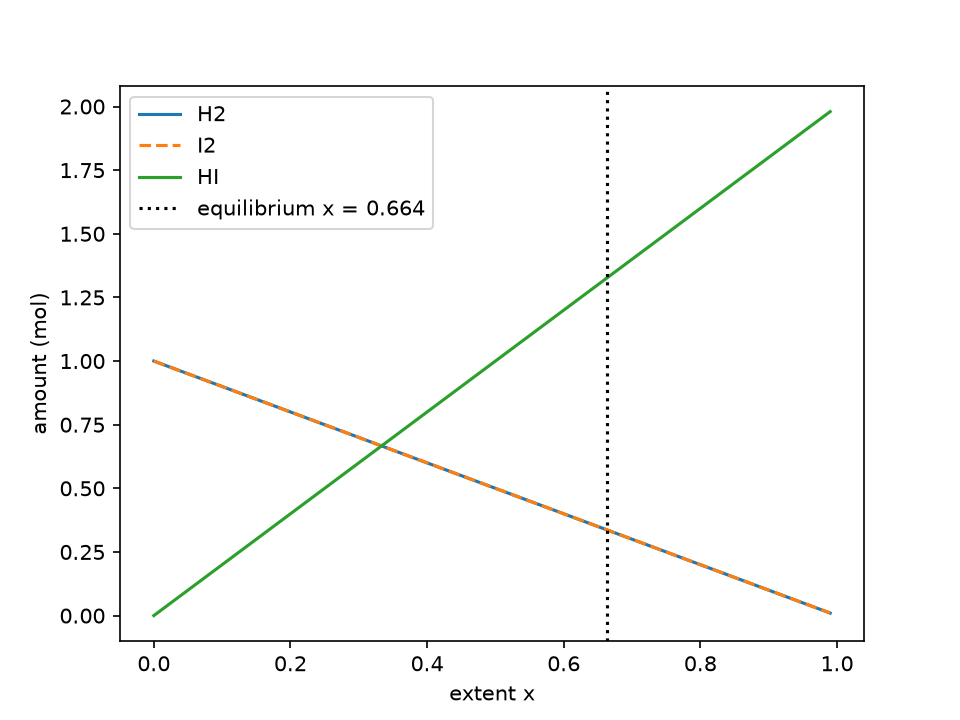

This figure's Python source:
"""
PW2 Lab B Part 4 -- chemical equilibrium via the equilibrium constant K.

Reaction  H2 + I2 <=> 2 HI, starting from 1 mol H2 and 1 mol I2.
As the reaction proceeds by an extent x:  H2 = 1-x,  I2 = 1-x,  HI = 2x.
At equilibrium the composition satisfies the equilibrium constant
        K = [HI]^2 / ([H2][I2]) = (2x)^2 / ((1-x)(1-x)).
Given K, find the extent x. Solve it TWO ways and compare.
Run:  python equilibrium.py
"""
import numpy as np
import matplotlib.pyplot as plt
from scipy.optimize import newton, minimize

K = 15.6
a = b = 1.0

def k_imbalance(x):
    return (2*x)**2 / ((a - x) * (b - x)) - K

# Method 1: root-finding with Newton
x_newton = newton(k_imbalance, 0.5)

# Method 2: minimise k_imbalance(x)^2 with SLSQP
res = minimize(lambda x: k_imbalance(x[0])**2, x0=[0.5],
               method="SLSQP", bounds=[(0, 0.999)])
x_slsqp = res.x[0]

print("Newton x =", x_newton)
print("SLSQP  x =", x_slsqp)

x_eq = x_newton
print(f"n(H2) = {a - x_eq:.4f} mol")
print(f"n(I2) = {b - x_eq:.4f} mol")
print(f"n(HI) = {2 * x_eq:.4f} mol")

# Plot amounts vs extent
x = np.linspace(0, 0.99, 300)
plt.plot(x, a - x, label="H2")
plt.plot(x, b - x, "--", label="I2")
plt.plot(x, 2 * x, label="HI")
plt.axvline(x_eq, color="k", linestyle=":", label=f"equilibrium x = {x_eq:.3f}")
plt.xlabel("extent x")
plt.ylabel("amount (mol)")
plt.legend()
plt.savefig("equilibrium.png", dpi=150)
plt.show()
